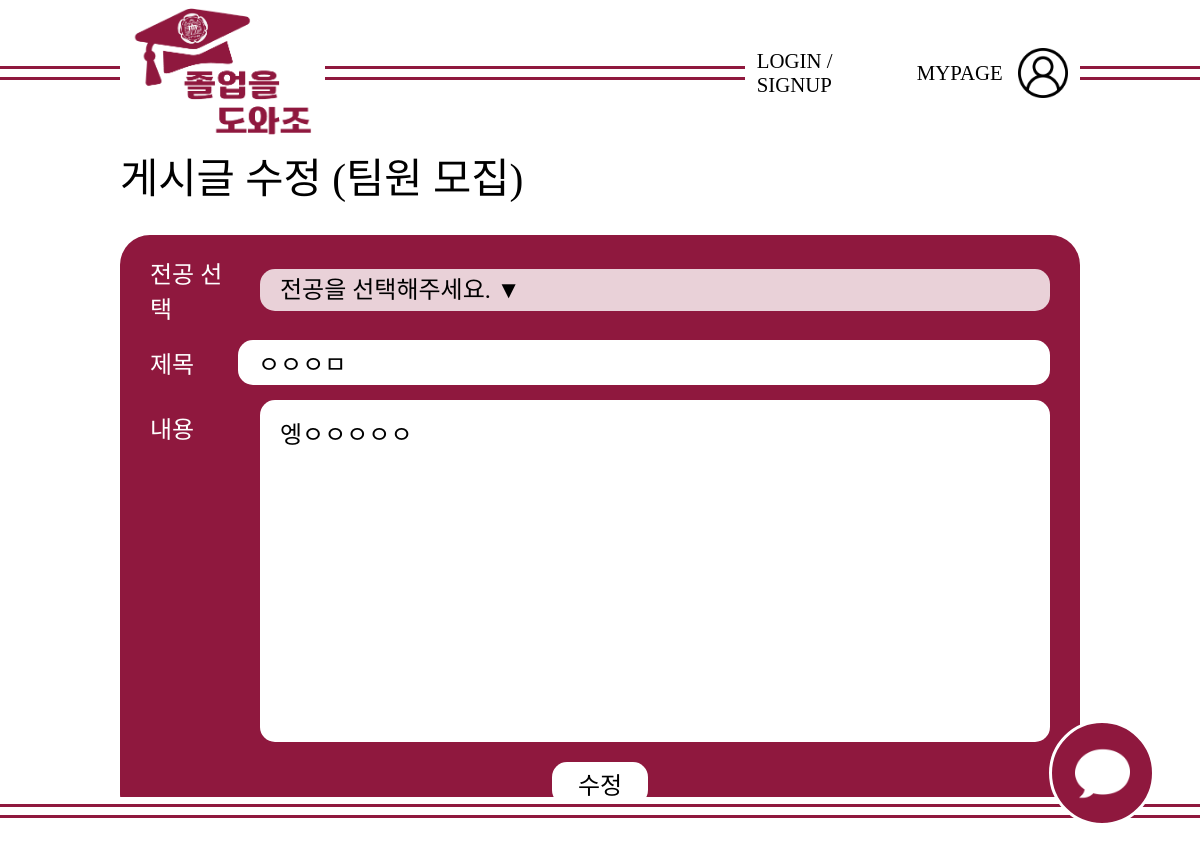
The app's page /team_board/edit/14/, older data.
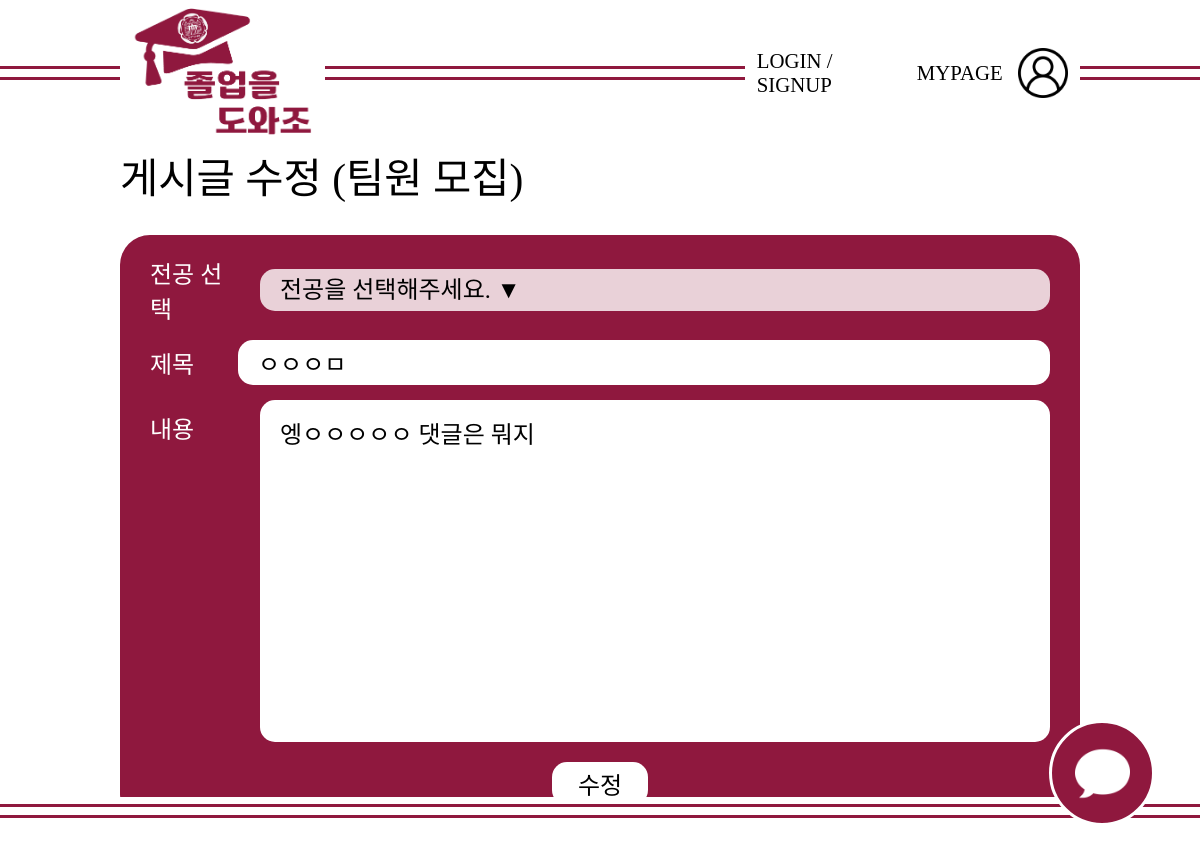
The same page, newer data.
### team_board/models.py (models this page shows, shortened)
class Board(models.Model):
    title = models.CharField(max_length=100)
    content = models.CharField(max_length=500)
    author = models.CharField(max_length=100)
    like_count = models.PositiveIntegerField(default=0) # 양수입력 필드
    pub_date = models.DateTimeField(auto_now=True)
    major = models.CharField(max_length=100)  # 전공 필드 추가

### team_board/views.py (the view)
# urls.py: path('edit/<int:pk>/', views.edit_board, name='edit_board'),
def edit_board(request, pk):
    board = get_object_or_404(Board, pk=pk)
    if request.method == 'GET':
        context = {'board':board}
        return render(request, 'team_board/teamrepost.html', context)
    elif request.method == 'POST':
        board.title = request.POST.get('title')
        board.content = request.POST.get('detail')
        board.major = request.POST.get('major')
        board.save()
        return redirect('team_board:index')

### team_board/templates/team_board/teamrepost.html (shortened to what this page needs)
<!DOCTYPE html>
<html lang="kor">
  <head>
    {% load static %}
    <link rel="stylesheet" href="{% static 'css/post.css' %}" />
  </head>
  <body>
    <div class="container">
      <header class="hd">
        <div class="left-line">
          <hr />
          <hr />
        </div>
        <div class="logo">
          <a href="/">
            <img src="{% static 'image/logo.png' %}" alt="로고" />
          </a>
        </div>
        <div class="center-line">
          <hr />
          <hr />
        </div>
        <div class="user">
          <div class="login-username">
            <div class="login">
              <a href="#">
                <p>LOGIN / SIGNUP</p>
              </a>
            </div>
          </div>
          <a href="#">
            <div class="profile">
              <p>MYPAGE</p>
              <img src="{% static 'image/user.png' %}" alt="프로필" /></div
          ></a>
        </div>
        <div class="right-line">
          <hr />
          <hr />
        </div>
      </header>
      <section class="sec">
        <div class="content">
          <div class="content-title">
            <p>게시글 수정 (팀원 모집)</p>
          </div>
          <div class="box">
            <form action="{% url 'team_board:edit_board' board.id %}" method="post" class="form">
              <div class="dept">
                <p>전공 선택</p>
                <select name="major" id="input-dropdown">
                  <option selected disabled value="">전공을 선택해주세요. ▼</option>
                </select>
              </div>
              <div class="title">
                <p>제목</p>
                <input type="text" name="title" id="title-text" placeholder="" value="{{ board.title }}" />
              </div>
              <div class="description">
                <p>내용</p>
                <textarea name="detail" id="description-text" cols="" rows="" placeholder="">{{ board.content }}</textarea>
              </div>
              <input type="submit" value="수정" class="submit-button" />
            </form>
          </div>
        </div>
      </section>
      <footer class="ft">
        <hr />
        <hr />
      </footer>
      <navigation class="nav">
        <a href="#">
          <div class="chat-button">
            <img src="{% static 'image/speech-bubble.png' %}" alt="챗봇" /></div
        ></a>
      </navigation>
    </div>
  </body>
</html>

Row changes from the older to the newer data that the page shows:
changed Board "ㅇㅇㅇㅁ": detail "엥ㅇㅇㅇㅇㅇ" → "엥ㅇㅇㅇㅇㅇ 댓글은 뭐지"
